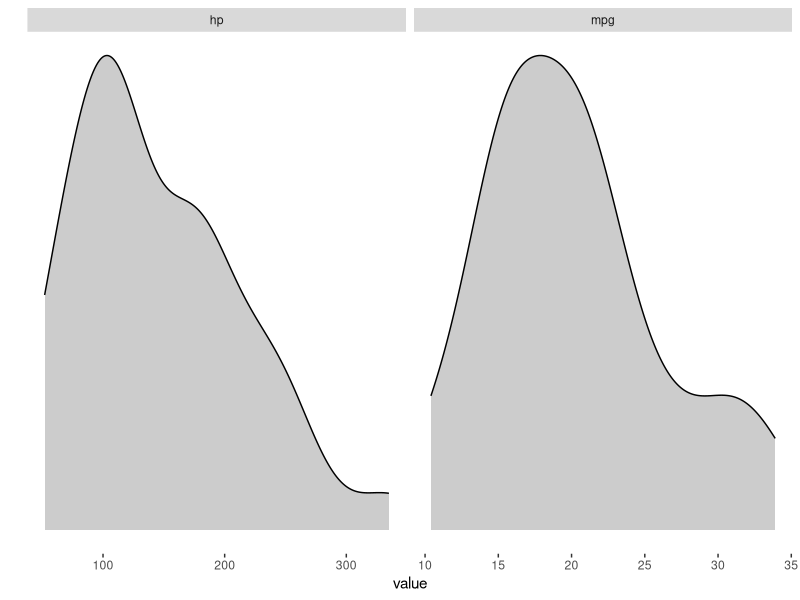
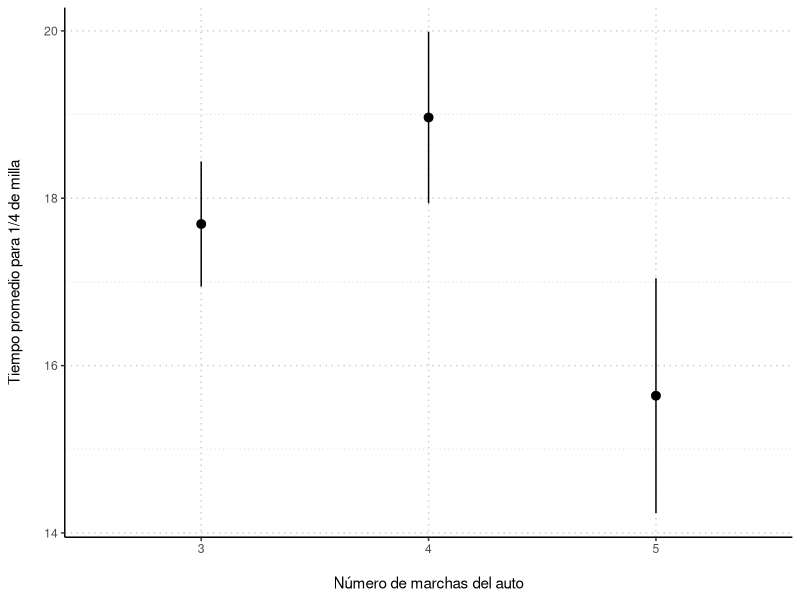
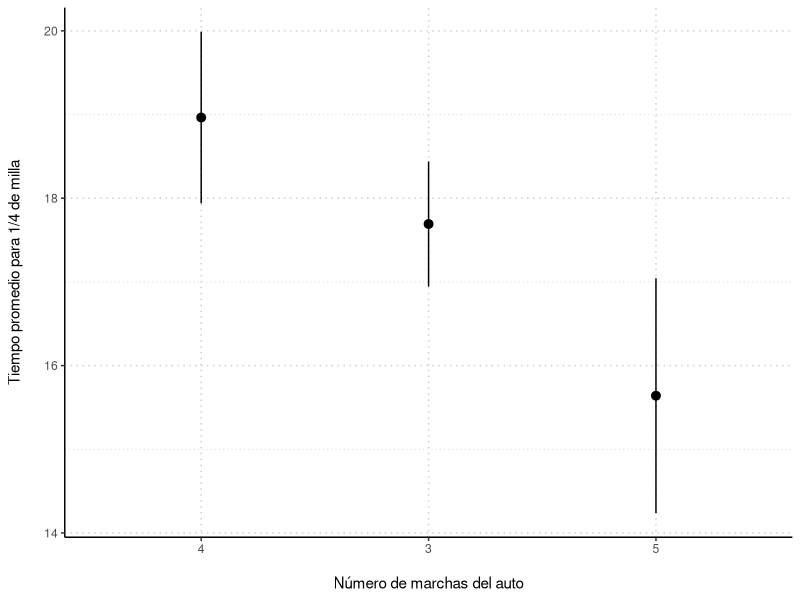

These figures' R source, in order:

# PAQUETES
#===============================================================================
library(tidyverse)
library(palmerpenguins)


# DATOS
#===============================================================================
# - Cargar datos sobre características/rendimiento de autos. Conjunto de prueba
#   que viene incluido en R base
data(mtcars)

# - Consultar la documentación (codebook) de este conjunto de datos
?mtcars

# PRINCIPAL #1: EJEMPLOS MOSTRADOS EN LAS DIAPOSITIVAS
#===============================================================================

#-------------------------------------------------------------------------------
# [ A ] Filtrado
#-------------------------------------------------------------------------------
# - Ejemplo: mantener solo los autos con 3 marchas
mtcars %>%
  filter(gear == 3)

# - Ejemplo: eliminar del conjunto los autos con más de 5 marchas
mtcars %>%
  filter(gear < 5)



#-------------------------------------------------------------------------------
# [ B ] Transformación de variables
#-------------------------------------------------------------------------------
# - De continua/discreta/categórica a binaria
mtcars %>%
  mutate(gear_4plus = ifelse(gear > 3, 1, 0))

# - De continua/discreta a categórica
mtcars %>%
  mutate(mpg_cat = cut(mpg, breaks = c(10, 15, 20, 25, 30, 35)))

# ... también puedes etiquetar las nuevas categorías como desees
mtcars %>%
  mutate(mpg_cat = cut(mpg, breaks = c(10, 15, 20, 25, 30, 35),
                       labels = c("muy bajo", "bajo", "moderado",
                                  "alto", "muy alto")))

# - Transformaciones no lineales
mtcars %>%
  mutate(mpg_log = log(mpg))


#-------------------------------------------------------------------------------
# [ C ] Reestructuración del conjunto de datos
#-------------------------------------------------------------------------------
# - De formato ancho a formato largo. Por ejemplo, apilando algunas columnas con
#   variables continuas en una sola columna
mtcars %>%
  rownames_to_column("car") %>%
  select(car, mpg, hp) %>%
  gather(variable, value, -car)

# ... esto permite, por ejemplo, graficar la distribución de las variables
#     anteriores todas a la vez
continous_vars <- mtcars %>%
  rownames_to_column("car") %>%
  select(car, mpg, hp) %>%
  gather(variable, value, -car)

ggplot(continous_vars,
       aes(x = value)) +
  geom_density(fill = "gray80") +
  facet_wrap(~ variable, scales = "free") + # / ! \ hablaremos de facets más adelante
  scale_y_continuous("", breaks = NULL) +
  theme(panel.background = element_blank())

# - De formato largo a formato ancho. Por ejemplo, expandiendo las columnas
#   anteriores después de hacer una transformación no lineal
mtcars %>%
  rownames_to_column("car") %>%
  select(car, mpg, hp) %>%
  gather(variable, value, -car) %>%
  mutate(value_log = log(value),
         variable = paste0(variable, "_log")) %>%
  select(-value) %>%
  spread(variable, value_log)


#-------------------------------------------------------------------------------
# [ D ] Agrupación: cálculo de estadísticas a nivel de grupo
#-------------------------------------------------------------------------------
# - Mirando la velocidad promedio (tiempo en 1/4 de milla) por número de marchas
mtcars %>%
  group_by(gear) %>%
  summarize(cars_n = n(),
            qsec_pe = mean(qsec),
            qsec_lwr = t.test(qsec)$conf.int[1],
            qsec_upr = t.test(qsec)$conf.int[2])

# ... graficando los promedios anteriores
avg_speed <- mtcars %>% # ... guardando el nuevo conjunto de datos en "avg_speed"
  group_by(gear) %>%
  summarize(cars_n = n(),
            qsec_pe = mean(qsec),
            qsec_lwr = t.test(qsec)$conf.int[1],
            qsec_upr = t.test(qsec)$conf.int[2])

ggplot(avg_speed,
       aes(x = factor(gear), y = qsec_pe, ymin = qsec_lwr, ymax = qsec_upr)) +
  geom_pointrange() +
  scale_x_discrete("\nNúmero de marchas del auto") +
  scale_y_continuous("Tiempo promedio para 1/4 de milla\n") +
  theme(panel.background = element_blank(),
        panel.grid = element_line(linetype = "dotted", color = "gray80"),
        axis.line = element_line())

#-------------------------------------------------------------------------------
# [ E ] Ordenamiento: para aprovechar mejor la visualización
#-------------------------------------------------------------------------------
avg_speed <- mtcars %>%
  group_by(gear) %>%
  summarize(cars_n = n(),
            qsec_pe = mean(qsec),
            qsec_lwr = t.test(qsec)$conf.int[1],
            qsec_upr = t.test(qsec)$conf.int[2]) %>%
  arrange(desc(qsec_pe)) %>%
  mutate(gear = factor(gear, levels = unique(gear)))

ggplot(avg_speed,
       aes(x = gear, y = qsec_pe, ymin = qsec_lwr, ymax = qsec_upr)) +
  geom_pointrange() +
  scale_x_discrete("\nNúmero de marchas del auto") +
  scale_y_continuous("Tiempo promedio para 1/4 de milla\n") +
  theme(panel.background = element_blank(),
        panel.grid = element_line(linetype = "dotted", color = "gray80"),
        axis.line = element_line())


# PRINCIPAL #2: ¡PRUEBA COSAS POR TU CUENTA AHORA!
#===============================================================================
# - Usa el siguiente conjunto de datos del paquete "palmerpenguins": mediciones
#   para diferentes tipos de pingüinos
#install.packages("palmerpenguins")
library(palmerpenguins)
data(penguins)
?penguins


#-------------------------------------------------------------------------------
# [ A ] Filtrado
#-------------------------------------------------------------------------------
# Filtra el conjunto de datos (y guarda uno nuevo) como sigue:
#   - (A.1) elimina las filas que tengan un NA en cualquiera de las variables
#   - (A.2) elimina las filas con información registrada antes de 2008


#-------------------------------------------------------------------------------
# [ B ] Transformación de variables
#-------------------------------------------------------------------------------
# Usa el conjunto resultante del punto A y agrega una nueva variable con el log
#   de "flipper_length_mm".


#-------------------------------------------------------------------------------
# [ C ] Reestructuración del conjunto de datos
#-------------------------------------------------------------------------------
# Usa el conjunto resultante del punto A para hacer lo siguiente. Guarda el
#   resultado como un nuevo conjunto de datos.
#   - (C.1) Crea una nueva variable con un ID para cada observación:
#   - (C.2) Conserva solo las siguientes variables:
#             id, bill_length_mm y bill_depth_mm
#   - (C.2) Usa "gather()" para apilar en una sola columna los datos de:
#             bill_length_mm y bill_depth_mm


# Luego, usa el conjunto de datos resultante de arriba (C.1 + C.2) para:
#   - (C.3) Calcular el log de todos los valores en la nueva columna creada en C.2
#   - (C.4) Transformar esta nueva columna log en 2 columnas separadas


#-------------------------------------------------------------------------------
# [ D ] Agrupación: cálculo de estadísticas a nivel de grupo
#-------------------------------------------------------------------------------
# Usa el conjunto de datos resultante del punto A para hacer lo siguiente.
#   Guarda el resultado como un nuevo conjunto de datos.
#   - (D.1) calcula el peso corporal promedio (body_mass_g) y el IC del 95%
#             por sexo Y por especie


#-------------------------------------------------------------------------------
# [ E ] Ordenamiento: para aprovechar mejor la visualización
#-------------------------------------------------------------------------------
# Usa el conjunto de datos resultante del punto D para hacer lo siguiente.
#   Guarda el resultado como un nuevo conjunto de datos.
#   - (E.1) ordena el conjunto de datos por el peso corporal promedio
#   - (E.2) re-especifica los niveles de los factores de las variables
#           sexo y especie, de acuerdo con el orden


#-------------------------------------------------------------------------------
# [ F ] BONUS: figura interesante
#-------------------------------------------------------------------------------
# Usa el conjunto resultante del punto E para crear una figura interesante que
#   muestre los promedios del peso corporal (por sexo y por especie)
